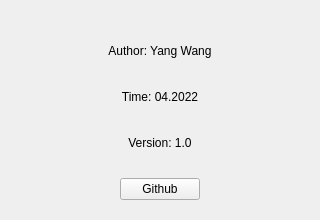
<?xml version="1.0" encoding="UTF-8"?>
<ui version="4.0">
 <class>Form</class>
 <widget class="QWidget" name="Form">
  <property name="enabled">
   <bool>true</bool>
  </property>
  <property name="geometry">
   <rect>
    <x>0</x>
    <y>0</y>
    <width>320</width>
    <height>220</height>
   </rect>
  </property>
  <property name="sizePolicy">
   <sizepolicy hsizetype="Fixed" vsizetype="Fixed">
    <horstretch>0</horstretch>
    <verstretch>0</verstretch>
   </sizepolicy>
  </property>
  <property name="minimumSize">
   <size>
    <width>320</width>
    <height>220</height>
   </size>
  </property>
  <property name="maximumSize">
   <size>
    <width>320</width>
    <height>220</height>
   </size>
  </property>
  <property name="windowTitle">
   <string>About</string>
  </property>
  <layout class="QGridLayout" name="gridLayout">
   <item row="3" column="0">
    <widget class="QLabel" name="label_3">
     <property name="sizePolicy">
      <sizepolicy hsizetype="Preferred" vsizetype="Preferred">
       <horstretch>0</horstretch>
       <verstretch>0</verstretch>
      </sizepolicy>
     </property>
     <property name="text">
      <string>Version: 1.0</string>
     </property>
     <property name="alignment">
      <set>Qt::AlignCenter</set>
     </property>
    </widget>
   </item>
   <item row="4" column="0">
    <widget class="QWidget" name="widget" native="true">
     <layout class="QHBoxLayout" name="horizontalLayout">
      <item>
       <widget class="QPushButton" name="pushButton_github">
        <property name="sizePolicy">
         <sizepolicy hsizetype="Fixed" vsizetype="Fixed">
          <horstretch>0</horstretch>
          <verstretch>0</verstretch>
         </sizepolicy>
        </property>
        <property name="layoutDirection">
         <enum>Qt::LeftToRight</enum>
        </property>
        <property name="autoFillBackground">
         <bool>false</bool>
        </property>
        <property name="text">
         <string>Github</string>
        </property>
       </widget>
      </item>
     </layout>
    </widget>
   </item>
   <item row="0" column="0">
    <widget class="QLabel" name="label">
     <property name="sizePolicy">
      <sizepolicy hsizetype="Minimum" vsizetype="Fixed">
       <horstretch>0</horstretch>
       <verstretch>0</verstretch>
      </sizepolicy>
     </property>
     <property name="text">
      <string/>
     </property>
     <property name="pixmap">
      <pixmap>resource/logo.png</pixmap>
     </property>
     <property name="alignment">
      <set>Qt::AlignCenter</set>
     </property>
    </widget>
   </item>
   <item row="1" column="0">
    <widget class="QLabel" name="label_2">
     <property name="sizePolicy">
      <sizepolicy hsizetype="Preferred" vsizetype="Preferred">
       <horstretch>0</horstretch>
       <verstretch>0</verstretch>
      </sizepolicy>
     </property>
     <property name="text">
      <string>Author: Yang Wang</string>
     </property>
     <property name="alignment">
      <set>Qt::AlignCenter</set>
     </property>
    </widget>
   </item>
   <item row="2" column="0">
    <widget class="QLabel" name="label_4">
     <property name="sizePolicy">
      <sizepolicy hsizetype="Preferred" vsizetype="Preferred">
       <horstretch>0</horstretch>
       <verstretch>0</verstretch>
      </sizepolicy>
     </property>
     <property name="text">
      <string>Time: 04.2022</string>
     </property>
     <property name="alignment">
      <set>Qt::AlignCenter</set>
     </property>
    </widget>
   </item>
  </layout>
 </widget>
 <resources/>
 <connections/>
</ui>
